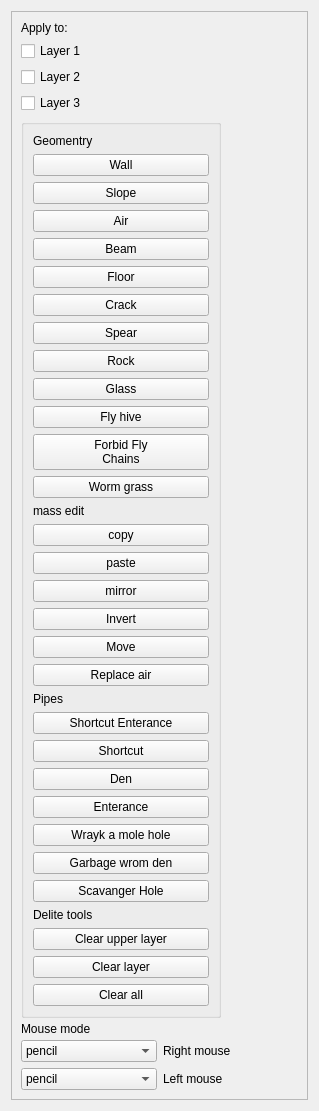
           <widget class="QWidget" name="scrollAreaWidgetContents">
            <property name="geometry">
             <rect>
              <x>0</x>
              <y>0</y>
              <width>319</width>
              <height>994</height>
             </rect>
            </property>
            <layout class="QVBoxLayout" name="verticalLayout_7">
             <item>
              <widget class="QFrame" name="ToolGeoGlobal">
               <property name="sizePolicy">
                <sizepolicy hsizetype="Preferred" vsizetype="Preferred">
                 <horstretch>0</horstretch>
                 <verstretch>0</verstretch>
                </sizepolicy>
               </property>
               <property name="styleSheet">
                <string notr="true"/>
               </property>
               <property name="locale">
                <locale language="English" country="UnitedStates"/>
               </property>
               <property name="frameShape">
                <enum>QFrame::Shape::StyledPanel</enum>
               </property>
               <property name="frameShadow">
                <enum>QFrame::Shadow::Raised</enum>
               </property>
               <layout class="QVBoxLayout" name="verticalLayout">
                <item>
                 <widget class="QLabel" name="ToolGeoaApply_to_Label">
                  <property name="sizePolicy">
                   <sizepolicy hsizetype="Preferred" vsizetype="Fixed">
                    <horstretch>0</horstretch>
                    <verstretch>0</verstretch>
                   </sizepolicy>
                  </property>
                  <property name="locale">
                   <locale language="English" country="UnitedStates"/>
                  </property>
                  <property name="text">
                   <string>Apply to:</string>
                  </property>
                 </widget>
                </item>
                <item>
                 <widget class="QCheckBox" name="ToolGeoApplyToL1">
                  <property name="locale">
                   <locale language="English" country="UnitedStates"/>
                  </property>
                  <property name="text">
                   <string>Layer 1</string>
                  </property>
                 </widget>
                </item>
                <item>
                 <widget class="QCheckBox" name="ToolGeoApplyToL2">
                  <property name="locale">
                   <locale language="English" country="UnitedStates"/>
                  </property>
                  <property name="text">
                   <string>Layer 2</string>
                  </property>
                 </widget>
                </item>
                <item>
                 <widget class="QCheckBox" name="ToolGeoApplyToL3">
                  <property name="locale">
                   <locale language="English" country="UnitedStates"/>
                  </property>
                  <property name="text">
                   <string>Layer 3</string>
                  </property>
                 </widget>
                </item>
                <item>
                 <widget class="QGroupBox" name="ToolMassEditFrame">
                  <property name="maximumSize">
                   <size>
                    <width>200</width>
                    <height>16777215</height>
                   </size>
                  </property>
                  <layout class="QGridLayout" name="geoItems">
                   <property name="sizeConstraint">
                    <enum>QLayout::SizeConstraint::SetDefaultConstraint</enum>
                   </property>
                   <item row="27" column="1">
                    <widget class="QLabel" name="ToolGeoLabelDeltieTools">
                     <property name="text">
                      <string>Delite tools</string>
                     </property>
                    </widget>
                   </item>
                   <item row="17" column="1">
                    <widget class="QPushButton" name="ToolGeoReplaceAir">
                     <property name="sizePolicy">
                      <sizepolicy hsizetype="Preferred" vsizetype="Preferred">
                       <horstretch>0</horstretch>
                       <verstretch>0</verstretch>
                      </sizepolicy>
                     </property>
                     <property name="locale">
                      <locale language="English" country="UnitedStates"/>
                     </property>
                     <property name="text">
                      <string>Replace air</string>
                     </property>
                    </widget>
                   </item>
                   <item row="29" column="1">
                    <widget class="QPushButton" name="ToolGeoClearLayer">
                     <property name="text">
                      <string>Clear layer</string>
                     </property>
                    </widget>
                   </item>
                   <item row="20" column="1">
                    <widget class="QPushButton" name="ToolGeoShortcutEnterance">
                     <property name="text">
                      <string>Shortcut Enterance</string>
                     </property>
                    </widget>
                   </item>
                   <item row="18" column="1">
                    <widget class="QLabel" name="ToolGeoLabelPipes">
                     <property name="text">
                      <string>Pipes</string>
                     </property>
                    </widget>
                   </item>
                   <item row="30" column="1">
                    <widget class="QPushButton" name="ToolGeoClearAll">
                     <property name="text">
                      <string>Clear all</string>
                     </property>
                    </widget>
                   </item>
                   <item row="21" column="1">
                    <widget class="QPushButton" name="ToolGeoShortcut">
                     <property name="text">
                      <string>Shortcut</string>
                     </property>
                    </widget>
                   </item>
                   <item row="28" column="1">
                    <widget class="QPushButton" name="ToolGeoClearUpperLayer">
                     <property name="text">
                      <string>Clear upper layer</string>
                     </property>
                    </widget>
                   </item>
                   <item row="14" column="1">
                    <widget class="QPushButton" name="ToolGeoMove">
                     <property name="sizePolicy">
                      <sizepolicy hsizetype="Preferred" vsizetype="Preferred">
                       <horstretch>0</horstretch>
                       <verstretch>0</verstretch>
                      </sizepolicy>
                     </property>
                     <property name="locale">
                      <locale language="English" country="UnitedStates"/>
                     </property>
                     <property name="text">
                      <string>Move</string>
                     </property>
                     <property name="autoRepeat">
                      <bool>false</bool>
                     </property>
                    </widget>
                   </item>
                   <item row="25" column="1">
                    <widget class="QPushButton" name="ToolGeoGarbageWorm">
                     <property name="text">
                      <string>Garbage wrom den</string>
                     </property>
                    </widget>
                   </item>
                   <item row="26" column="1">
                    <widget class="QPushButton" name="ToolGeoScavHole">
                     <property name="text">
                      <string>Scavanger Hole</string>
                     </property>
                    </widget>
                   </item>
                   <item row="8" column="1">
                    <layout class="QVBoxLayout" name="verticalLayout_6">
                     <item>
                      <widget class="QLabel" name="label_Blocks">
                       <property name="sizePolicy">
                        <sizepolicy hsizetype="Preferred" vsizetype="Fixed">
                         <horstretch>0</horstretch>
                         <verstretch>0</verstretch>
                        </sizepolicy>
                       </property>
                       <property name="locale">
                        <locale language="English" country="UnitedStates"/>
                       </property>
                       <property name="text">
                        <string>Geomentry</string>
                       </property>
                      </widget>
                     </item>
                     <item>
                      <widget class="QPushButton" name="ToolGeoWall">
                       <property name="sizePolicy">
                        <sizepolicy hsizetype="Preferred" vsizetype="Preferred">
                         <horstretch>0</horstretch>
                         <verstretch>0</verstretch>
                        </sizepolicy>
                       </property>
                       <property name="locale">
                        <locale language="English" country="UnitedStates"/>
                       </property>
                       <property name="text">
                        <string>Wall</string>
                       </property>
                       <property name="iconSize">
                        <size>
                         <width>16</width>
                         <height>16</height>
                        </size>
                       </property>
                       <property name="checkable">
                        <bool>false</bool>
                       </property>
                      </widget>
                     </item>
                     <item>
                      <widget class="QPushButton" name="ToolGeoSlope">
                       <property name="sizePolicy">
                        <sizepolicy hsizetype="Preferred" vsizetype="Preferred">
                         <horstretch>0</horstretch>
                         <verstretch>0</verstretch>
                        </sizepolicy>
                       </property>
                       <property name="locale">
                        <locale language="English" country="UnitedStates"/>
                       </property>
                       <property name="text">
                        <string>Slope</string>
                       </property>
                      </widget>
                     </item>
                     <item>
                      <widget class="QPushButton" name="ToolGeoAir">
                       <property name="sizePolicy">
                        <sizepolicy hsizetype="Preferred" vsizetype="Preferred">
                         <horstretch>0</horstretch>
                         <verstretch>0</verstretch>
                        </sizepolicy>
                       </property>
                       <property name="locale">
                        <locale language="English" country="UnitedStates"/>
                       </property>
                       <property name="text">
                        <string>Air</string>
                       </property>
                       <property name="iconSize">
                        <size>
                         <width>32</width>
                         <height>16</height>
                        </size>
                       </property>
                      </widget>
                     </item>
                     <item>
                      <widget class="QPushButton" name="ToolGeoBeam">
                       <property name="sizePolicy">
                        <sizepolicy hsizetype="Preferred" vsizetype="Preferred">
                         <horstretch>0</horstretch>
                         <verstretch>0</verstretch>
                        </sizepolicy>
                       </property>
                       <property name="locale">
                        <locale language="English" country="UnitedStates"/>
                       </property>
                       <property name="text">
                        <string>Beam</string>
                       </property>
                      </widget>
                     </item>
                     <item>
                      <widget class="QPushButton" name="ToolGeoFloor">
                       <property name="sizePolicy">
                        <sizepolicy hsizetype="Preferred" vsizetype="Preferred">
                         <horstretch>0</horstretch>
                         <verstretch>0</verstretch>
                        </sizepolicy>
                       </property>
                       <property name="locale">
                        <locale language="English" country="UnitedStates"/>
                       </property>
                       <property name="text">
                        <string>Floor</string>
                       </property>
                       <property name="autoRepeat">
                        <bool>false</bool>
                       </property>
                      </widget>
                     </item>
                     <item>
                      <widget class="QPushButton" name="ToolGeoCrack">
                       <property name="sizePolicy">
                        <sizepolicy hsizetype="Preferred" vsizetype="Preferred">
                         <horstretch>0</horstretch>
                         <verstretch>0</verstretch>
                        </sizepolicy>
                       </property>
                       <property name="locale">
                        <locale language="English" country="UnitedStates"/>
                       </property>
                       <property name="text">
                        <string>Crack</string>
                       </property>
                      </widget>
                     </item>
                     <item>
                      <widget class="QPushButton" name="ToolGeoSpear">
                       <property name="sizePolicy">
                        <sizepolicy hsizetype="Preferred" vsizetype="Preferred">
                         <horstretch>0</horstretch>
                         <verstretch>0</verstretch>
                        </sizepolicy>
                       </property>
                       <property name="locale">
                        <locale language="English" country="UnitedStates"/>
                       </property>
                       <property name="text">
                        <string>Spear</string>
                       </property>
                      </widget>
                     </item>
                     <item>
                      <widget class="QPushButton" name="ToolGeoRock">
                       <property name="sizePolicy">
                        <sizepolicy hsizetype="Preferred" vsizetype="Preferred">
                         <horstretch>0</horstretch>
                         <verstretch>0</verstretch>
                        </sizepolicy>
                       </property>
                       <property name="locale">
                        <locale language="English" country="UnitedStates"/>
                       </property>
                       <property name="text">
                        <string>Rock</string>
                       </property>
                      </widget>
                     </item>
                     <item>
                      <widget class="QPushButton" name="ToolGeoGlass">
                       <property name="sizePolicy">
                        <sizepolicy hsizetype="Preferred" vsizetype="Preferred">
                         <horstretch>0</horstretch>
                         <verstretch>0</verstretch>
                        </sizepolicy>
                       </property>
                       <property name="locale">
                        <locale language="English" country="UnitedStates"/>
                       </property>
                       <property name="text">
                        <string>Glass</string>
                       </property>
                      </widget>
                     </item>
                     <item>
                      <widget class="QPushButton" name="ToolGeoHive">
                       <property name="sizePolicy">
                        <sizepolicy hsizetype="Preferred" vsizetype="Preferred">
                         <horstretch>0</horstretch>
                         <verstretch>0</verstretch>
                        </sizepolicy>
                       </property>
                       <property name="locale">
                        <locale language="English" country="UnitedStates"/>
                       </property>
                       <property name="text">
                        <string>Fly hive</string>
                       </property>
                      </widget>
                     </item>
                     <item>
                      <widget class="QPushButton" name="ToolGeoForbidChains">
                       <property name="sizePolicy">
                        <sizepolicy hsizetype="Preferred" vsizetype="Preferred">
                         <horstretch>0</horstretch>
                         <verstretch>0</verstretch>
                        </sizepolicy>
                       </property>
                       <property name="locale">
                        <locale language="English" country="UnitedStates"/>
                       </property>
                       <property name="text">
                        <string>Forbid Fly
Chains</string>
                       </property>
                      </widget>
                     </item>
                     <item>
                      <widget class="QPushButton" name="pushButton_8">
                       <property name="text">
                        <string>Worm grass</string>
                       </property>
                      </widget>
                     </item>
                    </layout>
                   </item>
                   <item row="10" column="1">
                    <widget class="QPushButton" name="ToolGeoCopy">
                     <property name="sizePolicy">
                      <sizepolicy hsizetype="Preferred" vsizetype="Preferred">
                       <horstretch>0</horstretch>
                       <verstretch>0</verstretch>
                      </sizepolicy>
                     </property>
                     <property name="minimumSize">
                      <size>
                       <width>0</width>
                       <height>0</height>
                      </size>
                     </property>
                     <property name="toolTip">
                      <string>&lt;html&gt;&lt;head/&gt;&lt;body&gt;&lt;p&gt;copy&lt;/p&gt;&lt;p&gt;&lt;br/&gt;&lt;/p&gt;&lt;/body&gt;&lt;/html&gt;</string>
                     </property>
                     <property name="locale">
                      <locale language="English" country="UnitedStates"/>
                     </property>
                     <property name="text">
                      <string extracomment="ass">copy</string>
                     </property>
                    </widget>
                   </item>
                   <item row="12" column="1">
                    <widget class="QPushButton" name="ToolGeoMirror">
                     <property name="sizePolicy">
                      <sizepolicy hsizetype="Preferred" vsizetype="Preferred">
                       <horstretch>0</horstretch>
                       <verstretch>0</verstretch>
                      </sizepolicy>
                     </property>
                     <property name="locale">
                      <locale language="English" country="UnitedStates"/>
                     </property>
                     <property name="text">
                      <string>mirror</string>
                     </property>
                    </widget>
                   </item>
                   <item row="22" column="1">
                    <widget class="QPushButton" name="ToolGeoDen">
                     <property name="text">
                      <string>Den</string>
                     </property>
                    </widget>
                   </item>
                   <item row="23" column="1">
                    <widget class="QPushButton" name="ToolGeoEnterance">
                     <property name="text">
                      <string>Enterance</string>
                     </property>
                    </widget>
                   </item>
                   <item row="11" column="1">
                    <widget class="QPushButton" name="ToolGeoPaste">
                     <property name="sizePolicy">
                      <sizepolicy hsizetype="Preferred" vsizetype="Preferred">
                       <horstretch>0</horstretch>
                       <verstretch>0</verstretch>
                      </sizepolicy>
                     </property>
                     <property name="locale">
                      <locale language="English" country="UnitedStates"/>
                     </property>
                     <property name="text">
                      <string>paste</string>
                     </property>
                     <property name="iconSize">
                      <size>
                       <width>16</width>
                       <height>16</height>
                      </size>
                     </property>
                     <property name="checkable">
                      <bool>false</bool>
                     </property>
                    </widget>
                   </item>
                   <item row="24" column="1">
                    <widget class="QPushButton" name="ToolGeoWraykAMoleHole">
                     <property name="text">
                      <string>Wrayk a mole hole</string>
                     </property>
                    </widget>
                   </item>
                   <item row="13" column="1">
                    <widget class="QPushButton" name="ToolGeoInvert">
                     <property name="sizePolicy">
                      <sizepolicy hsizetype="Preferred" vsizetype="Preferred">
                       <horstretch>0</horstretch>
                       <verstretch>0</verstretch>
                      </sizepolicy>
                     </property>
                     <property name="locale">
                      <locale language="English" country="UnitedStates"/>
                     </property>
                     <property name="text">
                      <string>Invert</string>
                     </property>
                    </widget>
                   </item>
                   <item row="9" column="1">
                    <widget class="QLabel" name="ToolGeoLabel">
                     <property name="sizePolicy">
                      <sizepolicy hsizetype="Preferred" vsizetype="Fixed">
                       <horstretch>0</horstretch>
                       <verstretch>0</verstretch>
                      </sizepolicy>
                     </property>
                     <property name="locale">
                      <locale language="English" country="UnitedStates"/>
                     </property>
                     <property name="text">
                      <string>mass edit</string>
                     </property>
                    </widget>
                   </item>
                  </layout>
                 </widget>
                </item>
                <item>
                 <widget class="QLabel" name="label">
                  <property name="maximumSize">
                   <size>
                    <width>16777215</width>
                    <height>10</height>
                   </size>
                  </property>
                  <property name="text">
                   <string>Mouse mode</string>
                  </property>
                 </widget>
                </item>
                <item>
                 <layout class="QGridLayout" name="gridLayout_8">
                  <item row="2" column="0">
                   <widget class="QComboBox" name="ToolGeoM1Select">
                    <item>
                     <property name="text">
                      <string>pencil</string>
                     </property>
                    </item>
                    <item>
                     <property name="text">
                      <string>brush</string>
                     </property>
                    </item>
                    <item>
                     <property name="text">
                      <string>bucket</string>
                     </property>
                    </item>
                    <item>
                     <property name="text">
                      <string>line</string>
                     </property>
                    </item>
                    <item>
                     <property name="text">
                      <string>rectangle tool</string>
                     </property>
                    </item>
                    <item>
                     <property name="text">
                      <string>hollow rectanlge</string>
                     </property>
                    </item>
                    <item>
                     <property name="text">
                      <string>circle</string>
                     </property>
                    </item>
                    <item>
                     <property name="text">
                      <string>hollow circle</string>
                     </property>
                    </item>
                   </widget>
                  </item>
                  <item row="1" column="0">
                   <widget class="QComboBox" name="ToolGeoM2Select">
                    <item>
                     <property name="text">
                      <string>pencil</string>
                     </property>
                    </item>
                    <item>
                     <property name="text">
                      <string>brush</string>
                     </property>
                    </item>
                    <item>
                     <property name="text">
                      <string>bucket</string>
                     </property>
                    </item>
                    <item>
                     <property name="text">
                      <string>line</string>
                     </property>
                    </item>
                    <item>
                     <property name="text">
                      <string>rectangle tool</string>
                     </property>
                    </item>
                    <item>
                     <property name="text">
                      <string>hollow rectanlge</string>
                     </property>
                    </item>
                    <item>
                     <property name="text">
                      <string>circle</string>
                     </property>
                    </item>
                    <item>
                     <property name="text">
                      <string>hollow circle</string>
                     </property>
                    </item>
                   </widget>
                  </item>
                  <item row="1" column="1">
                   <widget class="QLabel" name="label_2">
                    <property name="text">
                     <string>Right mouse </string>
                    </property>
                   </widget>
                  </item>
                  <item row="2" column="1">
                   <widget class="QLabel" name="label_3">
                    <property name="text">
                     <string>Left mouse</string>
                    </property>
                   </widget>
                  </item>
                 </layout>
                </item>
               </layout>
              </widget>
             </item>
            </layout>
           </widget>
